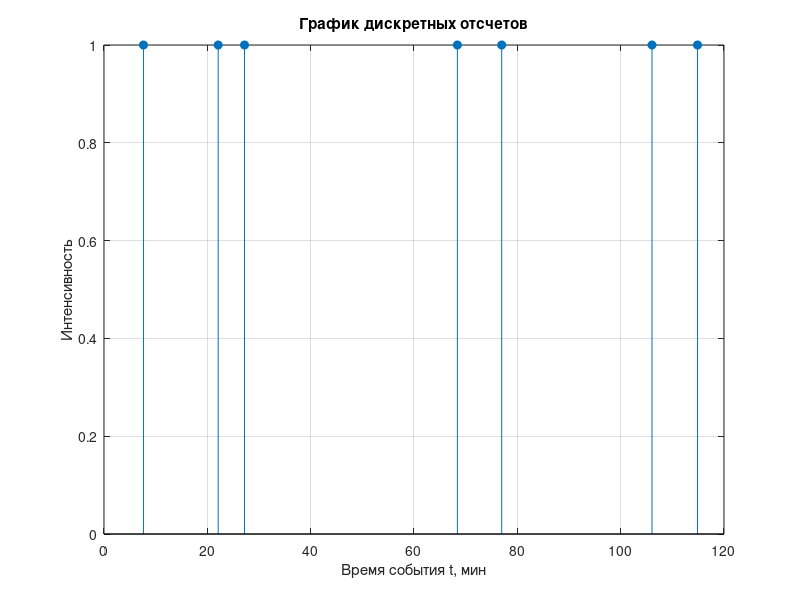
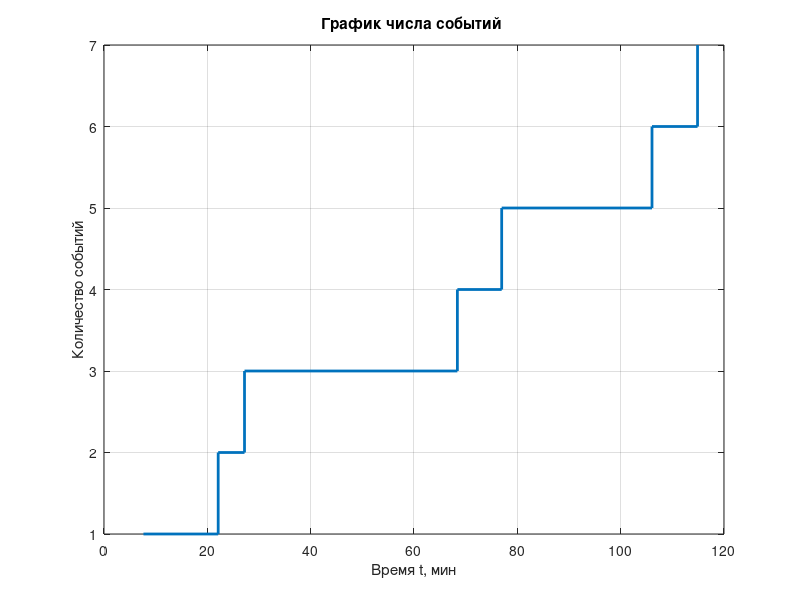

The MATLAB script that drew these images, in order:
function task1

% Очистка рабочего пространства и консоли
clear; clc;

% Максимальное время моделирования
Tmod = 140; tauSr = 2;
% Стандартное отклонение для логнормального распределения
s = 1;

% Генерация первого интервала времени между событиями
tau = lognrnd(tauSr, s);

% Инициализация массива временных отметок событий
t = [tau];

% Цикл генерации событий, пока текущее время меньше Tmax
while t(end) < Tmod
    tau = lognrnd(tauSr, s); % Генерация нового интервала
    t = [t; t(end) + tau]; % Добавление нового момента времени
end

% Если последнее событие вышло за пределы Tmax — удалить его
if t(end) > Tmod
    t(end) = [];
end

% Количество сгенерированных событий
N = length(t);

% Вывод результатов в консоль
fprintf('Кол-во событий = %d\r\n', N);
fprintf('Время последнего события = %f\r\n', t(end,1));

% Вектор единиц для отображения точек событий на графике
o = ones(N,1);

% Первый график: дискретные события во времени
figure;
stem(t, o, 'filled');
xlabel('Время события t, мин');
ylabel('Интенсивность');
title('График дискретных отсчетов');
grid on;

% Второй график: накопленное число событий
csum = cumsum(o);
figure;
stairs(t, csum, 'LineWidth', 2);
xlabel('Время t, мин');
ylabel('Количество событий');
title('График числа событий ');
grid on;

end
